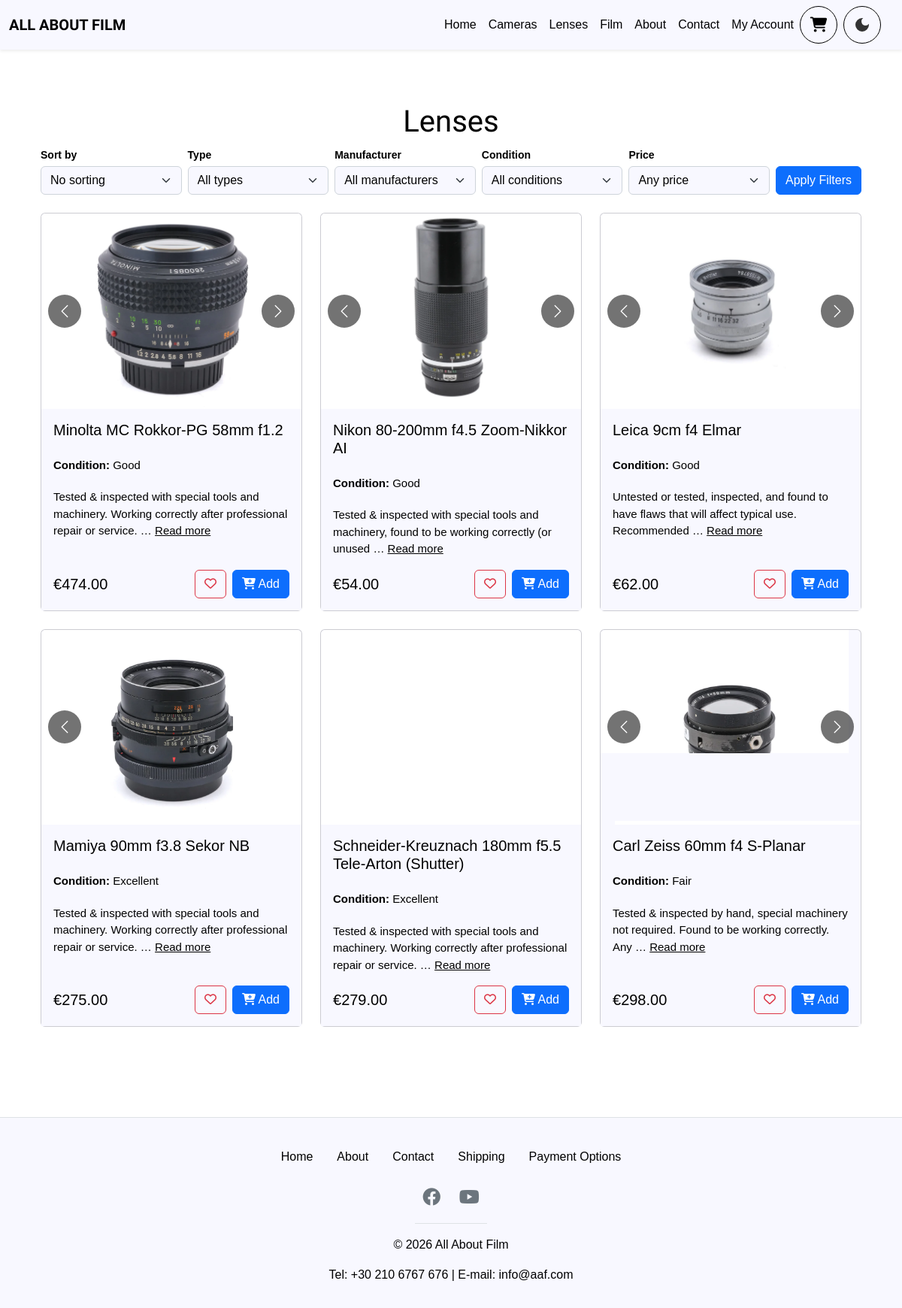
The page /lenses/ on the database its author committed.
### home/models.py (models this page shows, shortened)
class ProductImage(models.Model):
    product = models.ForeignKey(
        Product, related_name='images', on_delete=models.CASCADE
    )
    image = models.ImageField(upload_to='products/')
    position = models.PositiveIntegerField(default=0)
    alt_text = models.CharField(max_length=120, blank=True)
    class Meta:
        ordering = ['position']

class Product(models.Model):
    class Category(models.TextChoices):
        CAMERA = 'CAMERA', 'Camera'
        LENS = 'LENS', 'Lens'
        FILM = 'FILM', 'Film'
    code = models.CharField(max_length=10, primary_key=True, editable=False)
    category = models.CharField(max_length=10, choices=Category.choices)
    manufacturer = models.CharField(max_length=50)
    model = models.CharField(max_length=50)
    description = models.TextField(blank=True)
    price = models.DecimalField(max_digits=10, decimal_places=2)
    stock = models.PositiveIntegerField(default=1)
    _CODE_PREFIX = {'CAMERA': 'C', 'LENS': 'L', 'FILM': 'F'}

class Lens(Product):
    class Type(models.TextChoices):
        SLR = 'SLR', 'SLR'
        RANGEFINDER = 'RANGEFINDER', 'Rangefinder'
        MEDIUM_FORMAT = 'MEDIUM_FORMAT', 'Medium Format'
        LARGE_FORMAT = 'LARGE_FORMAT', 'Large Format'
        ENLARGER = 'ENLARGER', 'Enlarger'
    type = models.CharField(max_length=20, choices=Type.choices)
    serial_number = models.CharField(max_length=50, unique=True)
    condition = models.CharField(max_length=20, choices=GearCondition.choices)
    class Meta:
        verbose_name_plural = 'Lenses'

class Product(models.Model):
    class Category(models.TextChoices):
        CAMERA = 'CAMERA', 'Camera'
        LENS = 'LENS', 'Lens'
        FILM = 'FILM', 'Film'
    code = models.CharField(max_length=10, primary_key=True, editable=False)
    category = models.CharField(max_length=10, choices=Category.choices)
    manufacturer = models.CharField(max_length=50)
    model = models.CharField(max_length=50)
    description = models.TextField(blank=True)
    price = models.DecimalField(max_digits=10, decimal_places=2)
    stock = models.PositiveIntegerField(default=1)
    _CODE_PREFIX = {'CAMERA': 'C', 'LENS': 'L', 'FILM': 'F'}

### home/views.py (the view)
# urls.py: path('lenses/', views.lenses, name='lenses'),
def lenses(request):
    manufacturers = (Lens.objects.values_list('manufacturer', flat=True)
                     .distinct().order_by('manufacturer'))
    specs = [
        {'name': 'type', 'label': 'Type', 'all_label': 'All types',
         'field': 'type', 'options': Lens.Type.choices},
        {'name': 'manufacturer', 'label': 'Manufacturer', 'all_label': 'All manufacturers',
         'field': 'manufacturer', 'options': [(m, m) for m in manufacturers]},
        {'name': 'condition', 'label': 'Condition', 'all_label': 'All conditions',
         'field': 'condition', 'options': GearCondition.choices},
    ]
    return _render_catalog(
        request,
        Lens.objects.prefetch_related('images').all(),
        'Lenses', 'No lenses available at the moment.',
        specs, GEAR_PRICE_RANGES,
    )

### home/context_processors.py (called while the page is built)
def cart_count(request):
    cart = request.session.get('cart', {})
    return {'cart_count': sum(cart.values())}

def wishlist_codes(request):
    if request.user.is_authenticated:
        return {'wishlist_codes': set(
            WishlistItem.objects.filter(user=request.user).values_list('product_id', flat=True)
        )}
    return {'wishlist_codes': set()}

def is_staff_member(request):
    user = request.user
    if user.is_authenticated:
        groups = set(user.groups.values_list('name', flat=True))
        return {'is_staff_member': bool(groups & {'Manager', 'Employee'})}
    return {'is_staff_member': False}

### home/templatetags/static_extras.py (called while the page is built)
@register.simple_tag
def static_v(path):
    url = static_url(path)
    absolute = finders.find(path)
    if absolute:
        try:
            return f"{url}?v={int(os.path.getmtime(absolute))}"
        except OSError:
            pass
    return url

### home/templates/home/catalog.html (shortened to what this page needs)
{% extends "home/base.html" %}
{% load static_extras %}
{% block content %}
    <h1 class="pt-5">{{ page_title }}</h1>
    {% if filters %}
    <div class="container">
        <form method="get" class="catalog-filters row g-2 align-items-end pb-4">
            <div class="col-6 col-sm-4 col-md-3 col-lg">
                <label class="form-label small mb-1" for="sort-select">Sort by</label>
                <select class="form-select" id="sort-select" name="sort">
                    {% for value, label in sort_options %}
                        <option value="{{ value }}" {% if sort_selected == value %}selected{% endif %}>{{ label }}</option>
                    {% endfor %}
                </select>
            </div>
            {% for f in filters %}
                <div class="col-6 col-sm-4 col-md-3 col-lg">
                    <label class="form-label small mb-1" for="filter-{{ f.name }}">{{ f.label }}</label>
                    <select class="form-select" id="filter-{{ f.name }}" name="{{ f.name }}">
                        <option value="">{{ f.all_label }}</option>
                    </select>
                </div>
            {% endfor %}
            <div class="col-12 col-lg-auto d-flex gap-2">
                <button type="submit" class="btn btn-primary flex-grow-1">Apply Filters</button>
            </div>
        </form>
    </div>
    {% endif %}
    <div id="product_catalog" class="container pb-5">
        <div class="row row-cols-1 row-cols-md-2 row-cols-lg-3 g-4">
            {% for item in items %}
                {% include "home/_product_card.html" %}
            {% endfor %}
        </div>
    </div>
{% endblock %}

### home/templates/home/_product_card.html (shortened to what this page needs)
<div class="col">
    <div class="card product-card h-100">
        <div class="product-card-img">
            {% if item.category == 'FILM' %}
                {% with img=item.images.first %}
                    {% if img %}
                        <img class="card-img-clickable" src="{{ img.image.url }}" alt="{{ img.alt_text|default:item.model }}">
                    {% else %}
                        <div class="no-image">No image</div>
                    {% endif %}
                {% endwith %}
            {% else %}
                <div id="carousel-{{ item.code }}" class="carousel slide" data-bs-ride="false">
                    <div class="carousel-inner">
                        {% for img in item.images.all %}
                            <div class="carousel-item {% if forloop.first %}active{% endif %}">
                                <img class="card-img-clickable" src="{{ img.image.url }}" alt="{{ img.alt_text|default:item.model }}">
                            </div>
                        {% empty %}
                            <div class="carousel-item active"><div class="no-image">No image</div></div>
                        {% endfor %}
                    </div>
                    {% if item.images.count > 1 %}
                        <button class="carousel-control-prev" type="button" data-bs-target="#carousel-{{ item.code }}" data-bs-slide="prev" aria-label="Previous">
                            <span class="carousel-control-prev-icon" aria-hidden="true"></span>
                        </button>
                        <button class="carousel-control-next" type="button" data-bs-target="#carousel-{{ item.code }}" data-bs-slide="next" aria-label="Next">
                            <span class="carousel-control-next-icon" aria-hidden="true"></span>
                        </button>
                    {% endif %}
                </div>
            {% endif %}
        </div>
        <div class="card-body d-flex flex-column">
            <h5 class="card-title">{{ item.manufacturer }} {{ item.model }}</h5>
            <p class="card-text mb-1"><strong>Condition:</strong> {{ item.get_condition_display }}</p>
            <p class="card-text">{{ item.description|truncatewords:15 }}
                <a href="{% url 'item_detail' item.code %}">Read more</a>
            </p>
            <div class="mt-auto d-flex justify-content-between align-items-center">
                <span class="price h5 mb-0">&euro;{{ item.price }}</span>
                <div class="d-flex align-items-center gap-2">
                    <button type="button"
                            class="btn btn-outline-danger card-wishlist-btn wishlist-toggle {% if item.code in wishlist_codes %}active{% endif %}"
                            data-code="{{ item.code }}" aria-label="Toggle wishlist" title="Add to wishlist">
                        <i class="{% if item.code in wishlist_codes %}fas{% else %}far{% endif %} fa-heart"></i>
                    </button>
                    {% if is_staff_member %}
                    {% elif item.stock > 0 %}
                        <button class="btn btn-primary add-to-cart-btn"
                                data-name="{{ item.manufacturer }} {{ item.model }}"
                                data-code="{{ item.code }}">
                            <i class="fas fa-cart-plus"></i> Add
                        </button>
                    {% else %}
                        <span class="out-of-stock-badge">Out of stock</span>
                    {% endif %}
                </div>
            </div>
        </div>
    </div>
</div>

### static/css/styles.css (style rules this page uses)
:root { --base-color: white; --base-variant: ghostwhite; --base-footer: #6c757d; --base-icons: #6c757d; --text-color: black; }
html, body { font-family: "Century Gothic", sans-serif, Arial; margin: 0; min-height: 100vh; display: flex; flex-direction: column; background: var(--base-color); color: var(--text-color); }
h1 { font-family: "Special Gothic Expanded One", sans-serif, Arial; text-align: center; color: var(--text-color); }
h5 { color: var(--text-color); }
p { color: var(--text-color); }
a { color: var(--text-color); }
label { color: var(--text-color); }
select, .form-select, #filter_catalog { background-color: var(--base-variant); color: var(--text-color); border: 1px solid #ced4da; }
select option, .form-select option { background-color: var(--base-variant); color: var(--text-color); }
label { font-weight: bold; }
.carousel-item { height: 500px; }
.carousel-item img { width: 100%; height: 100%; object-fit: cover; }
.carousel-control-prev, .carousel-control-next { width: 5%; opacity: 0.7; }
.carousel-control-prev-icon, .carousel-control-next-icon { width: 2rem; height: 2rem; background-size: 60%; }
.card-title { color: var(--text-color); }
.card-text { padding-top: 1rem !important; font-size: 15px; color: var(--text-color); }
.product-card { background-color: var(--base-variant); }
.product-card .card-body { height: auto !important; }
.product-card-img { position: relative; aspect-ratio: 4 / 3; overflow: hidden; background: var(--base-color); border-top-left-radius: inherit; border-top-right-radius: inherit; }
.product-card-img .carousel, .product-card-img .carousel-inner, .product-card-img .carousel-item { height: 100%; }
.product-card-img img { width: 100%; height: 100%; object-fit: cover; display: block; cursor: zoom-in; }
.product-card-img .carousel-control-prev, .product-card-img .carousel-control-next, .item-media .carousel-control-prev, .item-media .carousel-control-next { width: 18%; opacity: 1; }
.product-card-img .carousel-control-prev-icon, .product-card-img .carousel-control-next-icon, .item-media .carousel-control-prev-icon, .item-media .carousel-control-next-icon { width: 2.75rem; height: 2.75rem; background-color: rgba(0, 0, 0, 0.55); border-radius: 50%; background-size: 45% 45%; background-position: center; background-repeat: no-repeat; transition: background-color 0.2s ease, transform 0.2s ease; }
.product-card .card-text a { color: var(--text-color); text-decoration: underline; }
.product-card .price { color: var(--text-color); }
body, main, nav.navbar, footer, .card, .cart-panel, .cart-summary, .auth-card, .account-panel, .account-avatar, .review-card, p, h1, h2, h3, h4, h5, h6, a, label, span, .text-muted, .form-control, .form-select, .nav-icon-btn { transition: background-color 0.3s ease, color 0.3s ease, border-color 0.3s ease; }

### rows shown on the page
Lens: manufacturer "Minolta", model "MC Rokkor-PG 58mm f1.2", condition "Good", description "Tested & inspected with special tools and machinery. Working correctly after professional repair or service. …", price "474.00"
ProductImage: image (picture)
Lens: manufacturer "Nikon", model "80-200mm f4.5 Zoom-Nikkor AI", condition "Good", description "Tested & inspected with special tools and machinery, found to be working correctly (or unused …", price "54.00"
ProductImage: image (picture)
Lens: manufacturer "Leica", model "9cm f4 Elmar", condition "Good", description "Untested or tested, inspected, and found to have flaws that will affect typical use. Recommended …", price "62.00"
ProductImage: image (picture)
Lens: manufacturer "Mamiya", model "90mm f3.8 Sekor NB", condition "Excellent", description "Tested & inspected with special tools and machinery. Working correctly after professional repair or service. …", price "275.00"
ProductImage: image (picture)
Lens: manufacturer "Schneider-Kreuznach", model "180mm f5.5 Tele-Arton (Shutter)", condition "Excellent", description "Tested & inspected with special tools and machinery. Working correctly after professional repair or service. …", price "279.00"
ProductImage: image (picture)
Lens: manufacturer "Carl Zeiss", model "60mm f4 S-Planar", condition "Fair", description "Tested & inspected by hand, special machinery not required. Found to be working correctly. Any …", price "298.00"
ProductImage: image (picture)

### other values the page prints
{{ page_title }} "Lenses"
{{ f.label }} "Type" "Manufacturer" "Condition" "Price"
form field sort "No sorting"
form field type "All types"
form field manufacturer "All manufacturers"
form field condition "All conditions"
form field price "Any price"
